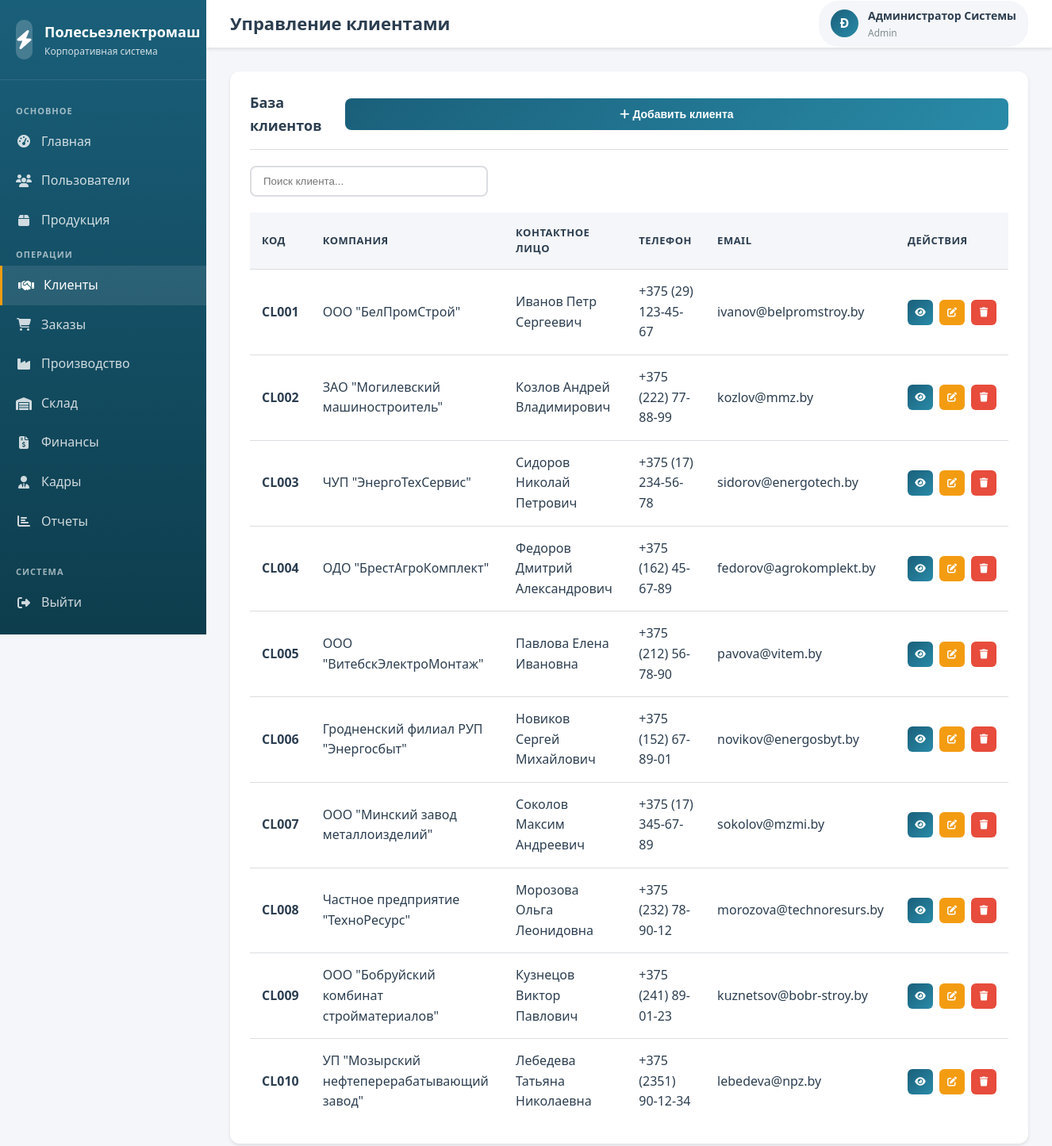
/modules/clients/index.php (signed in), run on the app's committed database.
### tables this page shows
CREATE TABLE clients (
    id INT AUTO_INCREMENT PRIMARY KEY,
    client_code VARCHAR(50) NOT NULL UNIQUE,
    company_name VARCHAR(200),
    contact_person VARCHAR(100),
    inn VARCHAR(20),
    address TEXT,
    phone VARCHAR(20),
    email VARCHAR(100),
    website VARCHAR(200),
    payment_terms TEXT,
    created_at TIMESTAMP DEFAULT CURRENT_TIMESTAMP,
    updated_at TIMESTAMP DEFAULT CURRENT_TIMESTAMP ON UPDATE CURRENT_TIMESTAMP
);

### includes/config.php (called while the page is built, shortened)
<?php
function isLoggedIn() {
    return isset($_SESSION['user_id']) && isset($_SESSION['user_role']);
}
function hasRole($allowedRoles) {
    return in_array($_SESSION['user_role'], $allowedRoles);
}
?>

### modules/clients/index.php (the view, shortened to what this page needs)
<?php
require_once '../../includes/config.php';
$pdo = getDBConnection();
try {
    $stmt = $pdo->query("SELECT * FROM clients ORDER BY created_at DESC");
    $clients = $stmt->fetchAll();
} catch (PDOException $e) {
    $error = 'Ошибка загрузки данных';
    $clients = [];
}
$userFullName = $_SESSION['full_name'];
$initials = strtoupper(substr($userFullName, 0, 1));
?>
<!DOCTYPE html>
<html lang="ru">
<head>
    <link rel="stylesheet" href="../../assets/css/style.css">
    <link rel="stylesheet" href="https://cdnjs.cloudflare.com/ajax/libs/font-awesome/6.4.0/css/all.min.css">
</head>
<body>
    <div class="dashboard-container">
        <aside class="sidebar">
            <div class="sidebar-header">
                <div class="sidebar-logo">
                    <div class="logo-icon">
                        <i class="fas fa-bolt"></i>
                    </div>
                    <div class="logo-text">
                        <h2>Полесьеэлектромаш</h2>
                        <p>Корпоративная система</p>
                    </div>
                </div>
            </div>
            <?php
            include '../../includes/sidebar.php';
            ?>
        </aside>
        <div class="main-content">
            <header class="header">
                <div class="header-left">
                    <div class="header-title">
                        <h1>Управление клиентами</h1>
                    </div>
                </div>
                <div class="header-right">
                    <div class="user-info">
                        <div class="user-avatar">
                            <?php echo $initials; ?>
                        </div>
                        <div class="user-details">
                            <span class="user-name"><?php echo htmlspecialchars($userFullName); ?></span>
                            <span class="user-role"><?php echo ucfirst($userRole); ?></span>
                        </div>
                    </div>
                </div>
            </header>
            <div class="content-area">
                <div class="card">
                    <div class="card-header">
                        <h2 class="card-title">База клиентов</h2>
                        <?php if (hasRole(['admin', 'manager'])): ?>
                            <button class="btn btn-primary" onclick="openModal('addClientModal')">
                                <i class="fas fa-plus"></i> Добавить клиента
                            </button>
                        <?php endif; ?>
                    </div>
                    <div style="margin-bottom: 20px;">
                        <input
                            type="text"
                            placeholder="Поиск клиента..."
                            data-table-search="clientsTable"
                            style="padding: 10px 15px; border: 2px solid var(--border-color); border-radius: 8px; width: 300px;"
                        >
                    </div>
                    <div class="table-responsive">
                        <table class="data-table" id="clientsTable">
                            <thead>
                                <tr>
                                    <th>Код</th>
                                    <th>Компания</th>
                                    <th>Контактное лицо</th>
                                    <th>Телефон</th>
                                    <th>Email</th>
                                    <th>Действия</th>
                                </tr>
                            </thead>
                            <tbody>
                                <?php if (empty($clients)): ?>
                                    <tr>
                                        <td colspan="6" class="text-center">Клиентов не найдено</td>
                                    </tr>
                                <?php else: ?>
                                    <?php foreach ($clients as $client): ?>
                                        <tr>
                                            <td><strong><?php echo htmlspecialchars($client['client_code']); ?></strong></td>
                                            <td><?php echo htmlspecialchars($client['company_name'] ?? 'Не указано'); ?></td>
                                            <td><?php echo htmlspecialchars($client['contact_person'] ?? 'Не указано'); ?></td>
                                            <td><?php echo htmlspecialchars($client['phone'] ?? 'Не указано'); ?></td>
                                            <td><?php echo htmlspecialchars($client['email'] ?? 'Не указано'); ?></td>
                                            <td>
                                                <div class="action-buttons">
                                                    <a href="?view=<?php echo $client['id']; ?>"
                                                       class="btn btn-sm btn-icon btn-primary"
                                                       title="Просмотр">
                                                        <i class="fas fa-eye"></i>
                                                    </a>
                                                    <?php if (hasRole(['admin', 'manager'])): ?>
                                                        <a href="?edit=<?php echo $client['id']; ?>"
                                                           class="btn btn-sm btn-icon btn-secondary"
                                                           title="Редактировать">
                                                            <i class="fas fa-edit"></i>
                                                        </a>
                                                        <a href="?delete=<?php echo $client['id']; ?>"
                                                           class="btn btn-sm btn-icon btn-danger"
                                                           onclick="return confirm('Вы уверены, что хотите удалить клиента?')"
                                                           title="Удалить">
                                                            <i class="fas fa-trash"></i>
                                                        </a>
                                                    <?php endif; ?>
                                                </div>
                                            </td>
                                        </tr>
                                    <?php endforeach; ?>
                                <?php endif; ?>
                            </tbody>
                        </table>
                    </div>
                </div>
            </div>
        </div>
    </div>
</body>
</html>

### assets/css/style.css (style rules this page uses)
:root { --primary-color: #1a5f7a; --primary-dark: #0d3d4d; --primary-light: #298ba8; --secondary-color: #f39c12; --secondary-dark: #d68910; --accent-color: #27ae60; --danger-color: #e74c3c; --warning-color: #f39c12; --info-color: #3498db; --success-color: #2ecc71; --bg-color: #f5f6fa; --card-bg: #ffffff; --text-primary: #2c3e50; --text-secondary: #7f8c8d; --border-color: #dcdde1; --sidebar-width: 260px; --header-height: 60px; --shadow-sm: 0 2px 4px rgba(0,0,0,0.1); --shadow-md: 0 4px 6px rgba(0,0,0,0.1); --shadow-lg: 0 10px 20px rgba(0,0,0,0.15); --transition: all 0.3s ease; }
* { margin: 0; padding: 0; box-sizing: border-box; }
body { font-family: 'Segoe UI', Tahoma, Geneva, Verdana, sans-serif; background-color: var(--bg-color); color: var(--text-primary); line-height: 1.6; min-height: 100vh; }
.btn { display: inline-block; padding: 12px 30px; border: none; border-radius: 8px; font-size: 14px; font-weight: 600; cursor: pointer; transition: var(--transition); text-decoration: none; text-align: center; }
.btn-primary { background: linear-gradient(135deg, var(--primary-color), var(--primary-light)); color: white; width: 100%; }
.btn-secondary { background-color: var(--secondary-color); color: white; }
.btn-danger { background-color: var(--danger-color); color: white; }
.dashboard-container { display: flex; min-height: 100vh; }
.sidebar { width: var(--sidebar-width); background: linear-gradient(180deg, var(--primary-color) 0%, var(--primary-dark) 100%); color: white; position: fixed; height: 100vh; overflow-y: auto; z-index: 1000; transition: var(--transition); }
.sidebar-header { padding: 25px 20px; border-bottom: 1px solid rgba(255,255,255,0.1); }
.sidebar-logo { display: flex; align-items: center; gap: 15px; }
.logo-icon { width: 50px; height: 50px; background: rgba(255,255,255,0.2); border-radius: 10px; display: flex; align-items: center; justify-content: center; font-size: 24px; font-weight: bold; }
.logo-text h2 { font-size: 18px; font-weight: 600; }
.logo-text p { font-size: 12px; opacity: 0.8; }
.main-content { flex: 1; margin-left: var(--sidebar-width); transition: var(--transition); }
.header { background-color: var(--card-bg); height: var(--header-height); display: flex; align-items: center; justify-content: space-between; padding: 0 30px; box-shadow: var(--shadow-sm); position: sticky; top: 0; z-index: 999; }
.header-left { display: flex; align-items: center; gap: 20px; }
.header-title h1 { font-size: 22px; color: var(--text-primary); }
.header-right { display: flex; align-items: center; gap: 20px; }
.user-info { display: flex; align-items: center; gap: 12px; padding: 8px 15px; background-color: var(--bg-color); border-radius: 25px; }
.user-avatar { width: 35px; height: 35px; background: linear-gradient(135deg, var(--primary-color), var(--primary-light)); border-radius: 50%; display: flex; align-items: center; justify-content: center; color: white; font-weight: bold; }
.user-details { display: flex; flex-direction: column; }
.user-name { font-weight: 600; font-size: 14px; }
.user-role { font-size: 12px; color: var(--text-secondary); }
.content-area { padding: 30px; }
.card { background-color: var(--card-bg); border-radius: 12px; box-shadow: var(--shadow-sm); padding: 25px; margin-bottom: 25px; transition: var(--transition); }
.card-header { display: flex; justify-content: space-between; align-items: center; margin-bottom: 20px; padding-bottom: 15px; border-bottom: 1px solid var(--border-color); }
.card-title { font-size: 18px; font-weight: 600; color: var(--text-primary); }
.table-responsive { overflow-x: auto; }
.data-table { width: 100%; border-collapse: collapse; background-color: var(--card-bg); }
.data-table thead { background-color: var(--bg-color); }
.data-table th, .data-table td { padding: 15px; text-align: left; border-bottom: 1px solid var(--border-color); }
.data-table th { font-weight: 600; color: var(--text-primary); font-size: 13px; text-transform: uppercase; letter-spacing: 0.5px; }
.data-table tbody tr:last-child td { border-bottom: none; }
.action-buttons { display: flex; gap: 8px; }
.btn-sm { padding: 6px 12px; font-size: 12px; }
.btn-icon { width: 32px; height: 32px; padding: 0; display: flex; align-items: center; justify-content: center; border-radius: 6px; }
.btn-danger { background: var(--danger-color); color: white; }

### data on the page
clients: client_code "CL001", company_name "ООО \"БелПромСтрой\"", contact_person "Иванов Петр Сергеевич", phone "+375 (29) 123-45-67", email "ivanov@belpromstroy.by"
clients: client_code "CL002", company_name "ЗАО \"Могилевский машиностроитель\"", contact_person "Козлов Андрей Владимирович", phone "+375 (222) 77-88-99", email "kozlov@mmz.by"
clients: client_code "CL003", company_name "ЧУП \"ЭнергоТехСервис\"", contact_person "Сидоров Николай Петрович", phone "+375 (17) 234-56-78", email "sidorov@energotech.by"
clients: client_code "CL004", company_name "ОДО \"БрестАгроКомплект\"", contact_person "Федоров Дмитрий Александрович", phone "+375 (162) 45-67-89", email "fedorov@agrokomplekt.by"
clients: client_code "CL005", company_name "ООО \"ВитебскЭлектроМонтаж\"", contact_person "Павлова Елена Ивановна", phone "+375 (212) 56-78-90", email "pavova@vitem.by"
clients: client_code "CL006", company_name "Гродненский филиал РУП \"Энергосбыт\"", contact_person "Новиков Сергей Михайлович", phone "+375 (152) 67-89-01", email "novikov@energosbyt.by"
clients: client_code "CL007", company_name "ООО \"Минский завод металлоизделий\"", contact_person "Соколов Максим Андреевич", phone "+375 (17) 345-67-89", email "sokolov@mzmi.by"
clients: client_code "CL008", company_name "Частное предприятие \"ТехноРесурс\"", contact_person "Морозова Ольга Леонидовна", phone "+375 (232) 78-90-12", email "morozova@technoresurs.by"
clients: client_code "CL009", company_name "ООО \"Бобруйский комбинат стройматериалов\"", contact_person "Кузнецов Виктор Павлович", phone "+375 (241) 89-01-23", email "kuznetsov@bobr-stroy.by"
clients: client_code "CL010", company_name "УП \"Мозырский нефтеперерабатывающий завод\"", contact_person "Лебедева Татьяна Николаевна", phone "+375 (2351) 90-12-34", email "lebedeva@npz.by"

### other printed values
$item['text'] "Главная"
$item['text'] "Пользователи"
$item['text'] "Продукция"
$item['text'] "Клиенты"
$item['text'] "Заказы"
$item['text'] "Производство"
$item['text'] "Склад"
$item['text'] "Финансы"
$item['text'] "Кадры"
$item['text'] "Отчеты"
$initials "Ð"
$userFullName "Администратор Системы"
$userRole "Admin"
